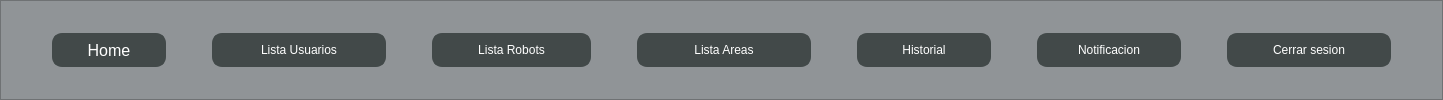
        <widget class="QFrame" name="Superior_3">
         <property name="minimumSize">
          <size>
           <width>0</width>
           <height>42</height>
          </size>
         </property>
         <property name="font">
          <font>
           <pointsize>12</pointsize>
           <weight>75</weight>
           <bold>true</bold>
          </font>
         </property>
         <property name="cursor">
          <cursorShape>PointingHandCursor</cursorShape>
         </property>
         <property name="styleSheet">
          <string notr="true">QFrame{
background-color: #909497;
}

QPushButton{
border-radius:10px;
background-color: rgb(66, 73, 73); 
font: 12pt &quot;Arial&quot;;
color: rgb(255, 255, 255);
border: 2px solid rgb(66, 73, 73);
}

QPushButton:hover{
border-radius:10px; 
font: 12pt &quot;Arial&quot;;
color: rgb(255, 255, 255);
border: 2px solid rgb(244, 69, 31);
	background-color: rgb(244, 69, 31);
}</string>
         </property>
         <property name="frameShape">
          <enum>QFrame::StyledPanel</enum>
         </property>
         <property name="frameShadow">
          <enum>QFrame::Raised</enum>
         </property>
         <layout class="QHBoxLayout" name="horizontalLayout_37" stretch="0,1,0,1,0,1,0,1,0,1,0,1,0,1,0">
          <item>
           <spacer name="horizontalSpacer_8">
            <property name="orientation">
             <enum>Qt::Horizontal</enum>
            </property>
            <property name="sizeHint" stdset="0">
             <size>
              <width>40</width>
              <height>20</height>
             </size>
            </property>
           </spacer>
          </item>
          <item>
           <widget class="QPushButton" name="Home_5">
            <property name="font">
             <font>
              <family>Arial</family>
              <pointsize>12</pointsize>
              <weight>50</weight>
              <italic>false</italic>
              <bold>false</bold>
             </font>
            </property>
            <property name="cursor">
             <cursorShape>PointingHandCursor</cursorShape>
            </property>
            <property name="styleSheet">
             <string notr="true">		width: 110px;
        height: 30px;</string>
            </property>
            <property name="text">
             <string>Home</string>
            </property>
            <property name="icon">
             <iconset>
              <normaloff>Iconos/hogar.png</normaloff>Iconos/hogar.png</iconset>
            </property>
           </widget>
          </item>
          <item>
           <spacer name="horizontalSpacer_9">
            <property name="orientation">
             <enum>Qt::Horizontal</enum>
            </property>
            <property name="sizeHint" stdset="0">
             <size>
              <width>40</width>
              <height>20</height>
             </size>
            </property>
           </spacer>
          </item>
          <item>
           <widget class="QPushButton" name="Lista_Usuarios">
            <property name="styleSheet">
             <string notr="true">		width: 170px;
        height: 30px;</string>
            </property>
            <property name="text">
             <string>Lista Usuarios</string>
            </property>
            <property name="icon">
             <iconset>
              <normaloff>Iconos/usuario.png</normaloff>Iconos/usuario.png</iconset>
            </property>
           </widget>
          </item>
          <item>
           <spacer name="horizontalSpacer_10">
            <property name="orientation">
             <enum>Qt::Horizontal</enum>
            </property>
            <property name="sizeHint" stdset="0">
             <size>
              <width>40</width>
              <height>20</height>
             </size>
            </property>
           </spacer>
          </item>
          <item>
           <widget class="QPushButton" name="Lista_Robots">
            <property name="styleSheet">
             <string notr="true">		width: 155px;
        height: 30px;</string>
            </property>
            <property name="text">
             <string>Lista Robots</string>
            </property>
            <property name="icon">
             <iconset>
              <normaloff>Iconos/robot.png</normaloff>Iconos/robot.png</iconset>
            </property>
            <property name="autoDefault">
             <bool>false</bool>
            </property>
            <property name="default">
             <bool>false</bool>
            </property>
            <property name="flat">
             <bool>false</bool>
            </property>
           </widget>
          </item>
          <item>
           <spacer name="horizontalSpacer_11">
            <property name="orientation">
             <enum>Qt::Horizontal</enum>
            </property>
            <property name="sizeHint" stdset="0">
             <size>
              <width>40</width>
              <height>20</height>
             </size>
            </property>
           </spacer>
          </item>
          <item>
           <widget class="QPushButton" name="Lista_Areas">
            <property name="styleSheet">
             <string notr="true">		width: 170px;
        height: 30px;</string>
            </property>
            <property name="text">
             <string>Lista Areas</string>
            </property>
            <property name="icon">
             <iconset>
              <normaloff>Iconos/terreno.png</normaloff>Iconos/terreno.png</iconset>
            </property>
           </widget>
          </item>
          <item>
           <spacer name="horizontalSpacer_12">
            <property name="orientation">
             <enum>Qt::Horizontal</enum>
            </property>
            <property name="sizeHint" stdset="0">
             <size>
              <width>40</width>
              <height>20</height>
             </size>
            </property>
           </spacer>
          </item>
          <item>
           <widget class="QPushButton" name="Historial_5">
            <property name="styleSheet">
             <string notr="true">		width: 130px;
        height: 30px;</string>
            </property>
            <property name="text">
             <string>Historial</string>
            </property>
            <property name="icon">
             <iconset>
              <normaloff>Iconos/expediente.png</normaloff>Iconos/expediente.png</iconset>
            </property>
           </widget>
          </item>
          <item>
           <spacer name="horizontalSpacer_13">
            <property name="orientation">
             <enum>Qt::Horizontal</enum>
            </property>
            <property name="sizeHint" stdset="0">
             <size>
              <width>40</width>
              <height>20</height>
             </size>
            </property>
           </spacer>
          </item>
          <item>
           <widget class="QPushButton" name="Notificacion_3">
            <property name="styleSheet">
             <string notr="true">		width: 140px;
        height: 30px;</string>
            </property>
            <property name="text">
             <string>Notificacion</string>
            </property>
            <property name="icon">
             <iconset>
              <normaloff>Iconos/notificacion.png</normaloff>Iconos/notificacion.png</iconset>
            </property>
           </widget>
          </item>
          <item>
           <spacer name="horizontalSpacer_14">
            <property name="orientation">
             <enum>Qt::Horizontal</enum>
            </property>
            <property name="sizeHint" stdset="0">
             <size>
              <width>40</width>
              <height>20</height>
             </size>
            </property>
           </spacer>
          </item>
          <item>
           <widget class="QPushButton" name="CerrarSesion_3">
            <property name="styleSheet">
             <string notr="true">		width: 160px;
        height: 30px;</string>
            </property>
            <property name="text">
             <string>Cerrar sesion</string>
            </property>
            <property name="icon">
             <iconset>
              <normaloff>Iconos/salida.png</normaloff>Iconos/salida.png</iconset>
            </property>
           </widget>
          </item>
          <item>
           <spacer name="horizontalSpacer_15">
            <property name="orientation">
             <enum>Qt::Horizontal</enum>
            </property>
            <property name="sizeHint" stdset="0">
             <size>
              <width>40</width>
              <height>20</height>
             </size>
            </property>
           </spacer>
          </item>
         </layout>
        </widget>
